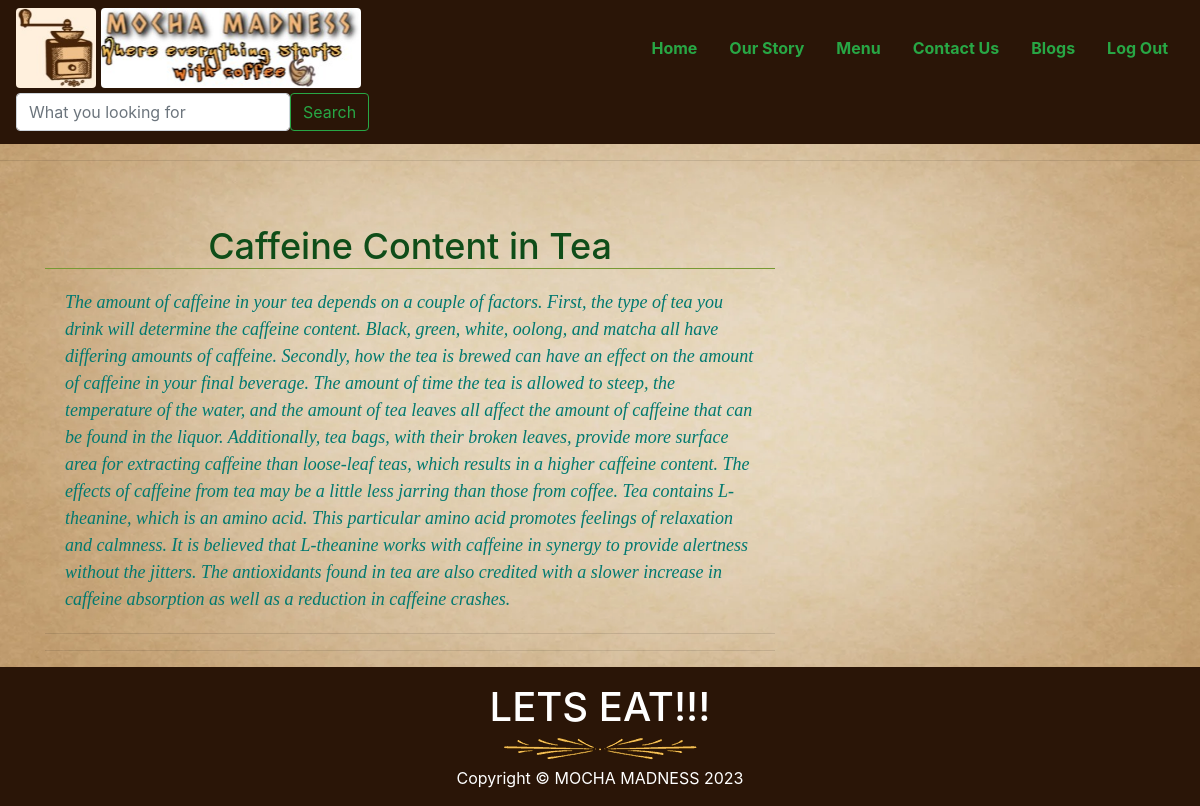
The app's page /readmore/2 with its own data.
### myapp/models.py (models this page shows)
class Blogs(models.Model):
    image=models.ImageField(upload_to='image/')
    title= models.CharField(max_length=60)
    desc=models.CharField(max_length=2000)
    postby=models.CharField(max_length=20)                              # can also take TextField instead of CharField

### myapp/views.py (the view)
# urls.py: path('readmore/<int:id>', views.readmore),
def readmore(request,id):
    data=Blogs.objects.get(id=id)
    return render(request,"readmore.html",{"data":data})

### myapp/Templates/readmore.html (shortened to what this page needs)
<!DOCTYPE html>
{% load static %}
{% include 'header.html' %}
<html lang="en">
<head>
  <link rel="stylesheet" href="https://stackpath.bootstrapcdn.com/bootstrap/4.3.1/css/bootstrap.min.css"
>
</head>
<body>
  <hr><br>
  <div class="container">
    <div class="row">
      <div class="col-lg-8">
        <h1 class="title text-center mt-4">{{data.title}}</h1>
        <p class="desc lead">
          {{data.desc}}
        </p>
        <hr>
        <hr>
        </div>
        </div>
      </div>
</body>
</html>
{% include 'footer.html' %}

### myapp/Templates/readmore.html (style rules this page uses)
body { background:url('/static/bg2.webp'); background-repeat : no-repeat; background-attachment: fixed; background-size: 100% 100%; }
.title { font-size:36px; color:#0f4d19; border-bottom:1px solid #779933; }
.desc { color : #01796f; font-weight:lighter; font-family:moonlight; font-style:italic; font-size:18px; margin: 20px }

### records on screen
Blogs: title "Caffeine Content in Tea", desc "The amount of caffeine in your tea depends on a couple of factors. First, the type of tea you drink will determine the caffeine content. Black, green, white, oolong, and matcha all have differing amounts of caffeine. Secondly, how the tea is brewed can have an effect on the amount of caffeine in your final beverage. The amount of time the tea is allowed to steep, the temperature of the water, and the amount of tea leaves all affect the amount of caffeine that can be found in the liquor. Additionally, tea bags, with their broken leaves, provide more surface area for extracting caffeine than loose-leaf teas, which results in a higher caffeine content. The effects of caffeine from tea may be a…"
